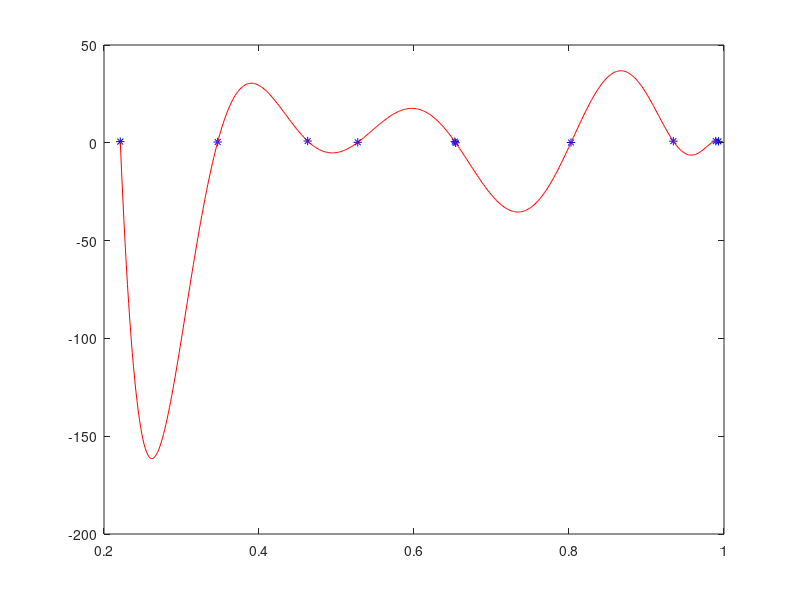

The MATLAB script that drew this image:


xDat=rand([10,1]);yDat=rand([10,1]);
N=11;
x=linspace(min(xDat),max(xDat),500)';

y=((x*ones(1,N)).^(ones(size(x))*(1:N)))*(((xDat*ones(1,N)).^(ones(size(xDat))*(1:N)))\yDat);

figure,plot(xDat,yDat,'*b',x,y,'r-');